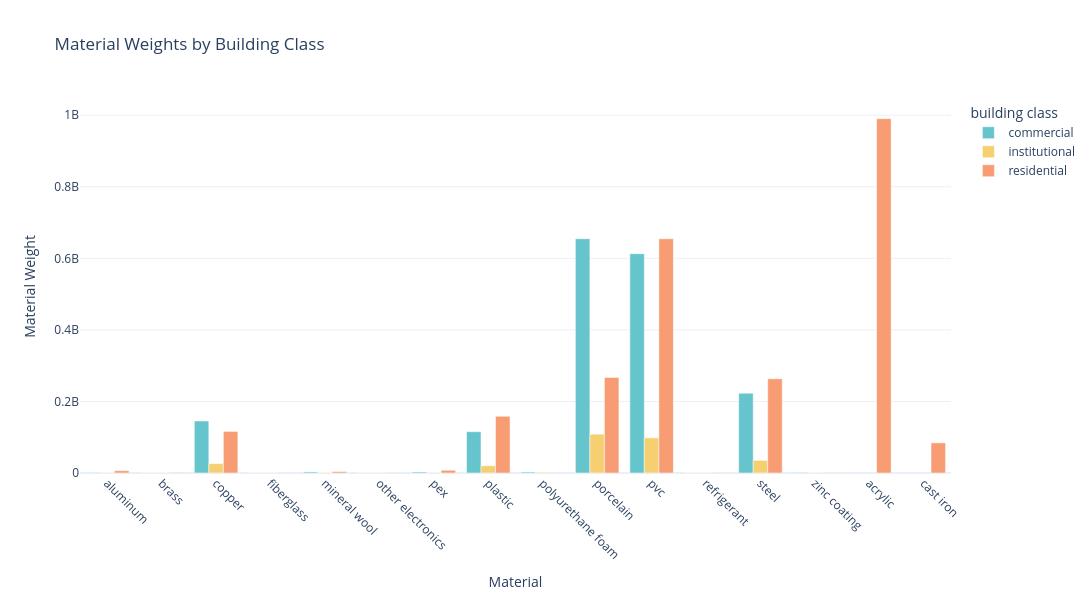

The code cell stored with this chart in its notebook:
### Code cell
import plotly.express as px

# Create the plotly figure
fig = px.bar(
    df_final_agg,
    x='material',
    y='material_weight',
    color='building class',
    barmode='group',
    title='Material Weights by Building Class',
    color_discrete_sequence=px.colors.qualitative.Pastel,  # Pastel color sequence
)

# Update layout for appearance
fig.update_layout(
    template='plotly_white',  # white background grid similar to seaborn "whitegrid"
    xaxis_title="Material",
    yaxis_title="Material Weight",
    xaxis=dict(tickangle=45),
    width=1200,
    height=600
)

# Display the figure
fig.show()

# Export as SVG
fig.write_image("material_weights.svg")

### Figure 1 — Plotly figure (JSON) as saved in the notebook; plotly's stock layout.template omitted (floating-point values rounded to 4 significant figures)
{"data": [{"alignmentgroup": "True", "hovertemplate": "building class=commercial<br>material=%{x}<br>material_weight=%{y}<extra></extra>", "legendgroup": "commercial", "marker": {"color": "rgb(102, 197, 204)", "pattern": {"shape": ""}}, "name": "commercial", "offsetgroup": "commercial", "orientation": "v", "showlegend": true, "textposition": "auto", "type": "bar", "x": ["aluminum", "brass", "copper", "fiberglass", "mineral wool", "other electronics", "pex", "plastic", "polyurethane foam", "porcelain", "pvc", "refrigerant", "steel", "zinc coating"], "xaxis": "x", "y": [1201000.0, 171700.0, 145400000.0, 140700.0, 3055000.0, 85850.0, 2873000.0, 115500000.0, 2687000.0, 654800000.0, 613100000.0, 21520.0, 223000000.0, 1547000.0], "yaxis": "y"}, {"alignmentgroup": "True", "hovertemplate": "building class=institutional<br>material=%{x}<br>material_weight=%{y}<extra></extra>", "legendgroup": "institutional", "marker": {"color": "rgb(246, 207, 113)", "pattern": {"shape": ""}}, "name": "institutional", "offsetgroup": "institutional", "orientation": "v", "showlegend": true, "textposition": "auto", "type": "bar", "x": ["aluminum", "brass", "copper", "fiberglass", "mineral wool", "other electronics", "pex", "plastic", "polyurethane foam", "porcelain", "pvc", "refrigerant", "steel", "zinc coating"], "xaxis": "x", "y": [821900.0, 61010.0, 26190000.0, 102500.0, 1249000.0, 30510.0, 947100.0, 20290000.0, 2072000.0, 108580809, 98330000.0, 9916.0, 35340000.0, 209000.0], "yaxis": "y"}, {"alignmentgroup": "True", "hovertemplate": "building class=residential<br>material=%{x}<br>material_weight=%{y}<extra></extra>", "legendgroup": "residential", "marker": {"color": "rgb(248, 156, 116)", "pattern": {"shape": ""}}, "name": "residential", "offsetgroup": "residential", "orientation": "v", "showlegend": true, "textposition": "auto", "type": "bar", "x": ["acrylic", "aluminum", "brass", "cast iron", "copper", "mineral wool", "other electronics", "pex", "plastic", "porcelain", "pvc", "refrigerant", "steel", "zinc coating"], "xaxis": "x", "y": [990400000.0, 6583000.0, 1571000.0, 84240000.0, 116300000.0, 3928000.0, 785500.0, 7727000.0, 158600000.0, 266900000.0, 654700000.0, 1253000.0, 263400000.0, 1249000.0], "yaxis": "y"}], "layout": {"barmode": "group", "height": 600, "legend": {"title": {"text": "building class"}, "tracegroupgap": 0}, "title": {"text": "Material Weights by Building Class"}, "width": 1200, "xaxis": {"anchor": "y", "domain": [0, 1], "tickangle": 45, "title": {"text": "Material"}}, "yaxis": {"anchor": "x", "domain": [0, 1], "title": {"text": "Material Weight"}}}}
